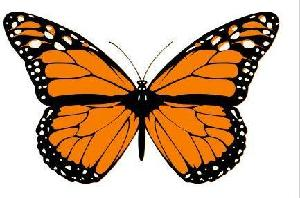
#> input picture photos/image_0001.jpg, 300 x 198 px; its folder holds only this picture in this run
$ python fourthMultiple.py
#> lines starting #> are read from the running program, lines starting #| are printed output that depends on the picture
# NumPy used to efficiently manipulate large arrays of
# image data for encryption and decryption; generate_keys
# function creates encryption keys using np.meshgrid to generate
# coordinate grids, and performs vectorized arithmetic operations
# to produce unique keys for each pixel; Converting images to NumPy
# arrays allows for fast and efficient pixel-wise operations;
# circular addition and subtraction functions leverage NumPy's vectorized
# operations to modify the pixel values based on the keys, ensuring a
# fast encryption and decryption process. Transposing the keys array
# for compatibility with the image array dimensions; overall facilitating
# better time complexity and hence scalability

import os
import numpy as np
from PIL import Image

def generate_keys(width, height):
    # Generate keys for entire image in batch
    i, j = np.meshgrid(np.arange(width), np.arange(height))
    concatenated_keys = i.astype(np.uint16) * 10000 + j.astype(np.uint16)
    keys = (concatenated_keys + (i * j) % 256).astype(np.uint8)
    return keys

def circular_add(value, increment):
    # Vectorized circular addition
    return (value + increment) % 256

def encrypt_image(image_path, output_folder, index):
    # Open image
#> called with image_path = 'photos/image_0001.jpg', output_folder = 'encrypted', index = 1
    img = Image.open(image_path)
#> img is the input picture: PIL image 300x198 RGB; mean R, G, B 199.1, 169.9, 145
    img = img.convert("RGB")

    # Convert image to numpy array
    img_array = np.array(img)
    width, height, channels = img_array.shape
#> width = 198; height = 300; channels = 3

    # Generate keys for entire image
    keys = generate_keys(width, height)

    # Transpose keys to match the shape of img_array
    keys_transposed = keys.T

    # Encrypt image using vectorized operations
    encrypted_img_array = circular_add(img_array, keys_transposed[..., None])
#> in circular_add, `return (value + increment) % 256`:
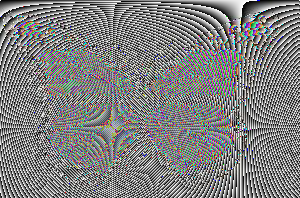
#> returned value: shape (198, 300, 3) int16; mean of channels 0, 1, 2 127.6, 127.9, 127.9; drawn as R, G, B

    # Save encrypted image
    filename = str(index) + ".png"
    encrypted_img_path = os.path.join(output_folder, filename)
    Image.fromarray(encrypted_img_array.astype(np.uint8)).save(encrypted_img_path)

def decrypt_image(encrypted_image_path, output_folder, index):
    # Open encrypted image
#> called with encrypted_image_path = 'encrypted/1.png', output_folder = 'decrypted', index = 1
    img = Image.open(encrypted_image_path)
    img = img.convert("RGB")

    # Convert image to numpy array
    img_array = np.array(img)
    width, height, channels = img_array.shape
#> width = 198; height = 300; channels = 3

    # Generate keys for entire image
    keys = generate_keys(width, height)

    # Transpose keys to match the shape of img_array
    keys_transposed = keys.T

    # Decrypt image using vectorized operations
    decrypted_img_array = circular_add(img_array, -keys_transposed[..., None])

    # Save decrypted image
    filename = str(index) + ".png"
    decrypted_img_path = os.path.join(output_folder, filename)
    Image.fromarray(decrypted_img_array.astype(np.uint8)).save(decrypted_img_path)

if __name__ == "__main__":
    # Create folders if they don't exist
    output_encrypted_folder = "encrypted"
    output_decrypted_folder = "decrypted"
    if not os.path.exists(output_encrypted_folder):
        os.makedirs(output_encrypted_folder)
    if not os.path.exists(output_decrypted_folder):
        os.makedirs(output_decrypted_folder)

    # Process all images in the 'photos' folder
    photo_folder = "photos"
    index = 1
    for filename in os.listdir(photo_folder):
        if filename.endswith(".jpg") or filename.endswith(".png"):
            image_path = os.path.join(photo_folder, filename)
            encrypt_image(image_path, output_encrypted_folder, index)
            decrypt_image(os.path.join(output_encrypted_folder, str(index) + ".png"), output_decrypted_folder, index)
            index += 1

$ run again, on photos/image_0005.jpg
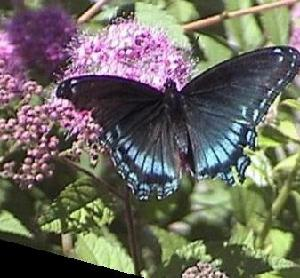
#> input picture photos/image_0005.jpg, 300 x 278 px
#> in encrypt_image, img is the input picture: PIL image 300x278 RGB; mean R, G, B 109.9, 107.3, 96.5
#> in circular_add, `return (value + increment) % 256`:
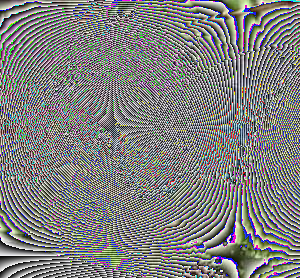
#> returned value: shape (278, 300, 3) int16; mean of channels 0, 1, 2 127.3, 127.4, 127; drawn as R, G, B

$ run again, on photos/image_0006.jpg
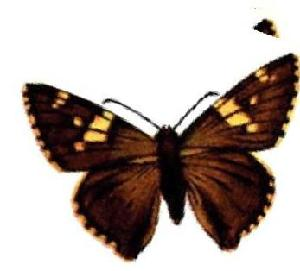
#> input picture photos/image_0006.jpg, 300 x 271 px
#> in encrypt_image, img is the input picture: PIL image 300x271 RGB; mean R, G, B 181.4, 169.8, 164.5
#> in circular_add, `return (value + increment) % 256`:
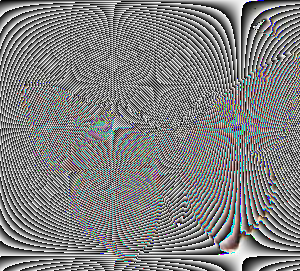
#> returned value: shape (271, 300, 3) int16; mean of channels 0, 1, 2 128.2, 128.4, 128.4; drawn as R, G, B

$ run again, on photos/image_0007.jpg
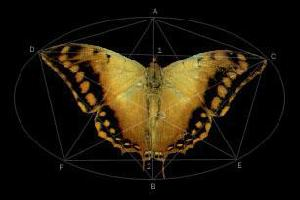
#> input picture photos/image_0007.jpg, 300 x 200 px
#> in encrypt_image, img is the input picture: PIL image 300x200 RGB; mean R, G, B 32, 24.9, 12.1
#> in circular_add, `return (value + increment) % 256`:
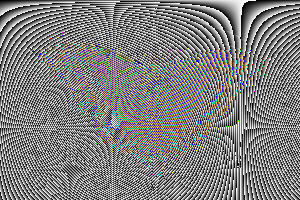
#> returned value: shape (200, 300, 3) int16; mean of channels 0, 1, 2 126.9, 127.2, 127.1; drawn as R, G, B

$ run again, on photos/image_0002.jpg
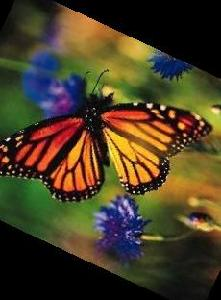
#> input picture photos/image_0002.jpg, 221 x 300 px
#> in encrypt_image, img is the input picture: PIL image 221x300 RGB; mean R, G, B 72.9, 62, 37
#> in circular_add, `return (value + increment) % 256`:
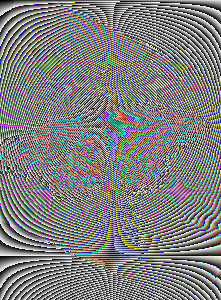
#> returned value: shape (300, 221, 3) int16; mean of channels 0, 1, 2 127.5, 127.1, 127.3; drawn as R, G, B
